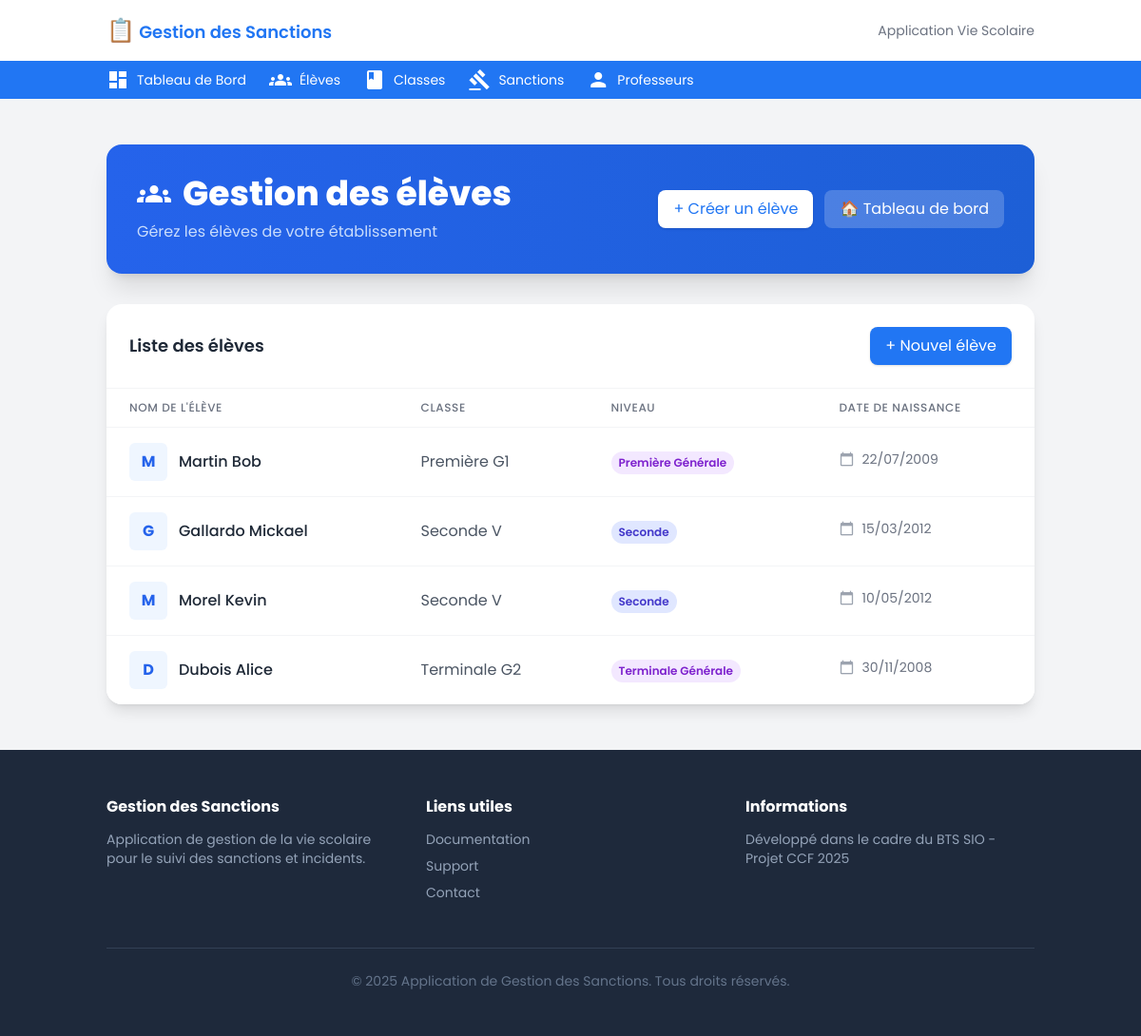
The app's page /?action=liste-eleves (signed in) with its own data.
### tables this page shows
CREATE TABLE IF NOT EXISTS `students` (
  `id` INT UNSIGNED NOT NULL AUTO_INCREMENT PRIMARY KEY,
  `nom` VARCHAR(100) NOT NULL,
  `prenom` VARCHAR(100) NOT NULL,
  `date_naissance` DATE NOT NULL,
  `classe_id` INT UNSIGNED NULL,
  `created_at` TIMESTAMP NOT NULL DEFAULT CURRENT_TIMESTAMP,
  KEY `idx_students_classe` (`classe_id`),
  CONSTRAINT `fk_students_classe` FOREIGN KEY (`classe_id`) REFERENCES `classes`(`id`) ON DELETE SET NULL ON UPDATE CASCADE
);

CREATE TABLE IF NOT EXISTS `classes` (
  `id` INT UNSIGNED NOT NULL AUTO_INCREMENT PRIMARY KEY,
  `name` VARCHAR(100) NOT NULL,
  `level` VARCHAR(50) NOT NULL,
  `created_at` TIMESTAMP NOT NULL DEFAULT CURRENT_TIMESTAMP,
  UNIQUE KEY `uq_classes_name` (`name`)
);

### src/View/View.php (called while the page is built, shortened)
<?php
class View
{
    private string $templatesPath;
    public function __construct(string $templatesPath)
    {
        $this->templatesPath = rtrim($templatesPath, '/\\') . DIRECTORY_SEPARATOR;
    }
    public function render(string $name, array $params = []): void
    {
        $file = $this->templatesPath . $name . '.php';
        extract($params, EXTR_SKIP);
        include $file;
    }
}

### src/Controller/StudentController.php (called while the page is built, shortened)
<?php
class StudentController
{
    private View $view;
    private StudentRepository $students;
    public function __construct()
    {
        $this->view = new View(__DIR__ . '/../../template');
        $pdo = Database::getConnection();
        $this->students = new StudentRepository($pdo);
    }
    public function list(Request $request, Response $response)
    {
        $students = $this->students->findAll();
        $created = $request->get('created', null);
        $this->view->render('liste-eleves', [
            'students' => $students,
            'created' => $created
        ]);
    }
}

### src/Routing/Router.php (called while the page is built, shortened)
<?php
class Router
{
    private array $routes = [];
    private $request;
    private $response;
    public function __construct($request, $response)
    {
        $this->request = $request;
        $this->response = $response;
    }
    public function addRoute($action, $fonction, $methodes = ['GET']): self
    {
        $methodes = array_map('strtoupper', (array)$methodes);
        $this->routes[$action] = [
            'fonction' => $fonction,
            'methodes' => $methodes,
        ];
        return $this;
    }
    public function handleRequest(): void
    {
        $action = method_exists($this->request, 'getAction') ? ($this->request->getAction() ?? 'index') : ($_GET['action'] ?? 'index');
        $route = $this->routes[$action];
        $fonction = $route['fonction'];
        $callable = null;
        if (is_callable($fonction)) {
            $callable = $fonction;
        } elseif (is_string($fonction) && function_exists($fonction)) {
            $callable = $fonction;
        } elseif (is_array($fonction) && count($fonction) === 2) {
            $callable = $fonction;
        }
        try {
            if (is_array($callable)) {
                $ref = new \ReflectionMethod($callable[0], $callable[1]);
            } else {
                $ref = new \ReflectionFunction($callable);
            }
            $numParams = $ref->getNumberOfParameters();
            $args = [];
            if ($numParams >= 1) $args[] = $this->request;
            if ($numParams >= 2) $args[] = $this->response;
            call_user_func_array($callable, $args);
        } catch (\Throwable $e) {
            if (method_exists($this->response, 'setStatusCode')) {
                $this->response->setStatusCode(500);
            } else {
                http_response_code(500);
            }
            echo "Erreur interne: " . htmlspecialchars($e->getMessage());
            return;
        }
    }
}

### public/index.php (called while the page is built, shortened)
<?php
$request = new App\Http\Request();
$response = new App\Http\Response();
$router = new App\Routing\Router($request, $response);
$authController = new App\Controller\AuthController();
$classController = new App\Controller\ClassController();
$studentController = new App\Controller\StudentController();
$professorController = new App\Controller\ProfessorController();
$sanctionController = new App\Controller\SanctionController();
$lieuController = new App\Controller\LieuController();
$router->addRoute('index', [$authController, 'home'], ['GET']);
$router->addRoute('', [$authController, 'home'], ['GET']);
$router->addRoute('login', [$authController, 'login'], ['GET', 'POST']);
$router->addRoute('register', [$authController, 'register'], ['GET', 'POST']);
$router->addRoute('logout', [$authController, 'logout'], ['GET']);
$router->addRoute('dashboard', [$authController, 'dashboard'], ['GET']);
$router->addRoute('create_class', [$classController, 'create'], ['GET', 'POST']);
$router->addRoute('create_class_alt', [$classController, 'create'], ['GET', 'POST']);
$router->addRoute('liste-classes', [$classController, 'list'], ['GET']);
$router->addRoute('create_student', [$studentController, 'create'], ['GET', 'POST']);
$router->addRoute('liste-eleves', [$studentController, 'list'], ['GET']);
$router->addRoute('create_professor', [$professorController, 'create'], ['GET', 'POST']);
$router->addRoute('create_professeur', [$professorController, 'create'], ['GET', 'POST']);
$router->addRoute('liste-professeurs', [$professorController, 'list'], ['GET']);
$router->addRoute('list-professors', [$professorController, 'list'], ['GET']);
$router->addRoute('create_sanction', [$sanctionController, 'create'], ['GET', 'POST']);
$router->addRoute('liste-sanctions', [$sanctionController, 'list'], ['GET']);
$router->addRoute('list-sanctions', [$sanctionController, 'list'], ['GET']);
$router->addRoute('liste-lieux', [$lieuController, 'list'], ['GET']);
$router->handleRequest();

### src/Repository/StudentRepository.php (called while the page is built, shortened)
<?php
class StudentRepository
{
    private PDO $pdo;
    private string $table = 'students';
    public function __construct(PDO $pdo)
    {
        $this->pdo = $pdo;
    }
    public function findAll(): array
    {
        $sql = "SELECT s.id, s.nom, s.prenom, DATE_FORMAT(s.date_naissance, '%d/%m/%Y') AS date_naissance,
                       c.name AS class_name, c.level AS level, DATE_FORMAT(s.created_at, '%d/%m/%Y à %H:%i') AS created_at
                FROM {$this->table} s
                LEFT JOIN classes c ON s.classe_id = c.id
                ORDER BY c.name ASC, s.nom ASC";
        $stmt = $this->pdo->query($sql);
        return $stmt->fetchAll(PDO::FETCH_ASSOC) ?: [];
    }
}

### template/liste-eleves.php (the view, shortened to what this page needs)
<?php
$students = $students ?? [];
?>
<main class="flex-grow container mx-auto px-6 py-12">
  <div class="max-w-6xl mx-auto mb-8">
    <div class="bg-gradient-to-r from-blue-600 to-primary-dark text-white rounded-xl shadow-xl p-8">
      <div class="flex items-center justify-between">
        <div>
          <h1 class="text-3xl md:text-4xl font-extrabold flex items-center gap-3"><span class="material-icons text-4xl">groups</span> Gestion des élèves</h1>
          <p class="mt-2 text-blue-100/90">Gérez les élèves de votre établissement</p>
        </div>
        <div class="hidden sm:flex gap-3">
          <a href="?action=create_student" class="inline-flex items-center gap-2 bg-white text-primary px-4 py-2 rounded-lg shadow">+ Créer un élève</a>
          <a href="?action=dashboard" class="inline-flex items-center gap-2 bg-white/20 text-white px-4 py-2 rounded-lg">🏠 Tableau de bord</a>
        </div>
      </div>
    </div>
  </div>
  <div class="max-w-6xl mx-auto bg-white rounded-xl shadow-lg overflow-hidden">
    <div class="p-6 border-b border-gray-100 flex items-center justify-between">
      <h2 class="text-lg font-semibold">Liste des élèves</h2>
      <a href="?action=create_student" class="inline-flex items-center gap-2 bg-primary text-white px-4 py-2 rounded-lg shadow">+ Nouvel élève</a>
    </div>
    <div class="overflow-x-auto">
      <table class="min-w-full divide-y divide-gray-100">
        <thead class="bg-white">
          <tr>
            <th class="px-6 py-3 text-left text-xs font-medium text-gray-500 uppercase tracking-wider">Nom de l'élève</th>
            <th class="px-6 py-3 text-left text-xs font-medium text-gray-500 uppercase tracking-wider">Classe</th>
            <th class="px-6 py-3 text-left text-xs font-medium text-gray-500 uppercase tracking-wider">Niveau</th>
            <th class="px-6 py-3 text-left text-xs font-medium text-gray-500 uppercase tracking-wider">Date de naissance</th>
          </tr>
        </thead>
        <tbody class="bg-white divide-y divide-gray-100">
          <?php if (empty($students)): ?>
            <tr><td class="px-6 py-8 text-center text-gray-500" colspan="4">Aucun élève enregistré pour le moment.</td></tr>
          <?php else: ?>
            <?php foreach($students as $s): ?>
              <tr class="hover:bg-gray-50">
                <td class="px-6 py-4 flex items-center gap-3">
                  <div class="h-10 w-10 flex items-center justify-center rounded-md bg-blue-50 text-blue-600 font-bold">
                    <?php
                      $p = explode(' ', $s['nom'] ?? '');
                      $initials = '';
                      foreach(array_slice($p,0,2) as $_p) $initials .= strtoupper(substr($_p,0,1));
                      echo $initials;
                    ?>
                  </div>
                  <div class="font-medium text-gray-800"><?php echo htmlspecialchars(($s['nom'] ?? '') . ' ' . ($s['prenom'] ?? '')); ?></div>
                </td>
                <td class="px-6 py-4 text-gray-600"><?php echo htmlspecialchars($s['class_name'] ?? ''); ?></td>
                <td class="px-6 py-4">
                  <span class="inline-block text-xs font-semibold px-2 py-1 rounded-full <?php
                    echo ($s['level'] ?? '') === 'Première' ? 'bg-green-100 text-green-700' : (($s['level'] ?? '') === 'Seconde' ? 'bg-indigo-100 text-indigo-700' : 'bg-purple-100 text-purple-700');
                  ?>"><?php echo htmlspecialchars($s['level'] ?? ''); ?></span>
                </td>
                <td class="px-6 py-4 text-sm text-gray-500 flex items-center gap-2">
                  <span class="material-icons text-base text-gray-400">calendar_today</span>
                    <?php echo htmlspecialchars($s['date_naissance'] ?? ''); ?>
                </td>
              </tr>
            <?php endforeach; ?>
          <?php endif; ?>
        </tbody>
      </table>
    </div>
  </div>
</main>
<?php
$content = ob_get_clean();
require __DIR__ . '/layout.php';

### template/layout.php (shortened to what this page needs)
<!DOCTYPE html>
<html lang="fr"><head>
<script src="https://cdn.tailwindcss.com?plugins=forms,typography"></script>
</head>
<body class="bg-background-light dark:bg-background-dark text-gray-800 dark:text-gray-100 font-display">
<div class="min-h-screen flex flex-col">
  <header class="bg-white dark:bg-slate-800 shadow-sm">
    <div class="container mx-auto px-6 py-4 flex justify-between items-center">
      <a class="text-primary dark:text-blue-300 font-semibold text-lg" href="?action=index">
        <span class="text-2xl">📋</span>
        <span>Gestion des Sanctions</span>
      </a>
      <span class="text-sm text-gray-500 dark:text-gray-400">Application Vie Scolaire</span>
    </div>
  </header>
  <nav class="bg-primary">
    <div class="container mx-auto px-6 py-2">
      <div class="flex items-center gap-6 text-white text-sm">
        <a class="inline-flex items-center gap-2" href="?action=dashboard"><span class="material-icons">dashboard</span> Tableau de Bord</a>
        <a class="inline-flex items-center gap-2" href="?action=liste-eleves"><span class="material-icons">groups</span> Élèves</a>
        <a class="inline-flex items-center gap-2" href="?action=liste-classes"><span class="material-icons">class</span> Classes</a>
        <a class="inline-flex items-center gap-2" href="?action=liste-sanctions"><span class="material-icons">gavel</span> Sanctions</a>
        <a class="inline-flex items-center gap-2" href="?action=liste-professeurs"><span class="material-icons">person</span> Professeurs</a>
      </div>
    </div>
  </nav>
  <?php echo $content; ?>
  <footer class="bg-slate-800 text-slate-300 mt-auto">
    <div class="container mx-auto px-6 py-12">
      <div class="grid grid-cols-1 md:grid-cols-3 gap-8">
        <div>
          <h4 class="font-bold text-white mb-3">Gestion des Sanctions</h4>
          <p class="text-sm text-slate-400">Application de gestion de la vie scolaire pour le suivi des sanctions et incidents.</p>
        </div>
        <div>
          <h4 class="font-bold text-white mb-3">Liens utiles</h4>
          <ul class="space-y-2 text-sm text-slate-400">
            <li>Documentation</li>
            <li>Support</li>
            <li>Contact</li>
          </ul>
        </div>
        <div>
          <h4 class="font-bold text-white mb-3">Informations</h4>
          <p class="text-sm text-slate-400">Développé dans le cadre du BTS SIO - Projet CCF 2025</p>
        </div>
      </div>
      <div class="mt-12 border-t border-slate-700 pt-6 text-center text-sm text-slate-500">
        © 2025 Application de Gestion des Sanctions. Tous droits réservés.
      </div>
    </div>
</footer>
</div>
</body></html>

### records on screen
students: initials "M", nom+prenom "Martin Bob", classe.name "Première G1", classe.level "Première Générale", date_naissance "22/07/2009"
students: initials "G", nom+prenom "Gallardo Mickael", classe.name "Seconde V", classe.level "Seconde", date_naissance "15/03/2012"
students: initials "M", nom+prenom "Morel Kevin", classe.name "Seconde V", classe.level "Seconde", date_naissance "10/05/2012"
students: initials "D", nom+prenom "Dubois Alice", classe.name "Terminale G2", classe.level "Terminale Générale", date_naissance "30/11/2008"
